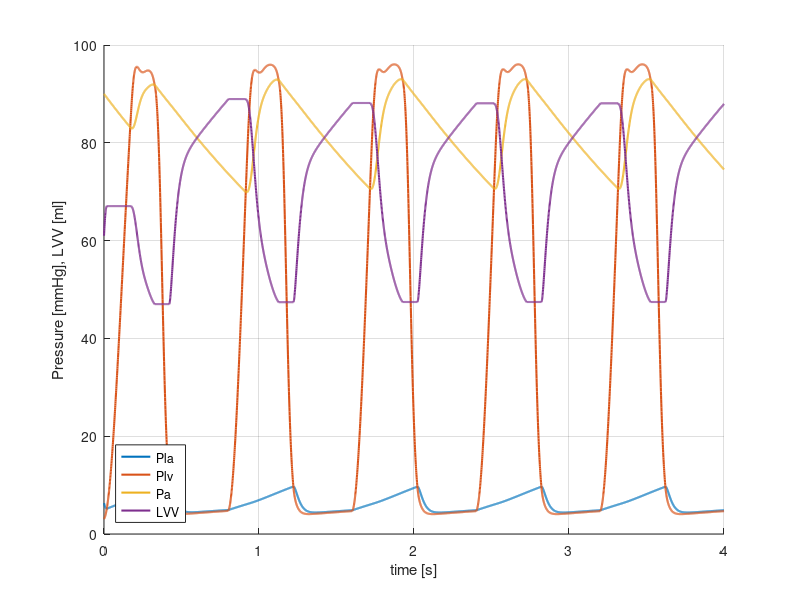
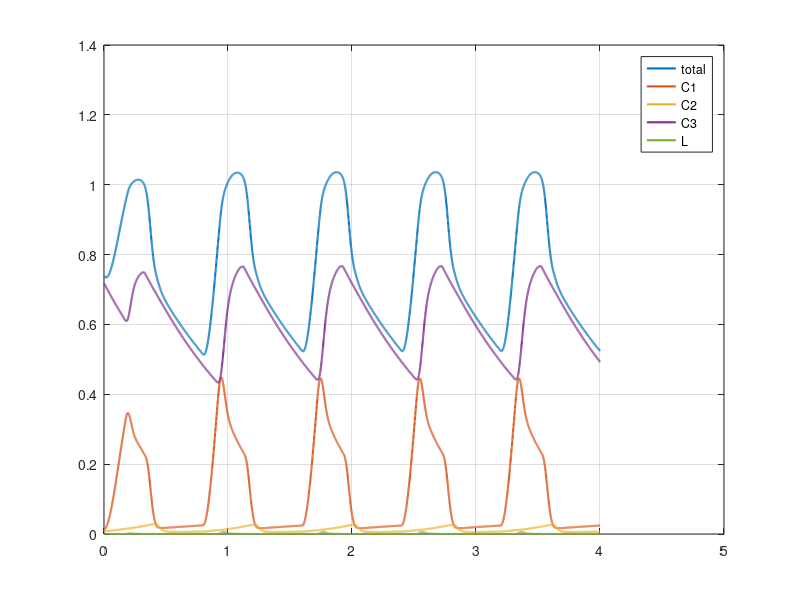

MATLAB code for these plots, in order:
clear;
% main parameters
HR  = 75;  % heart rate
per = 5; % number of simulation periods
mmHg_Pa = 133.322; % for converts

% creating the elastance function
T0 = 2.5; 
nt = 1000; % number of timesteps in a period
tn = linspace(0,T0,nt);
En = 1.55*((tn/0.7).^1.9./(1+(tn/0.7).^1.9)) .* (1./(1+(tn/1.17).^21.9));

% figure;
% plot(tn,En);
% grid on;

% real elastance
Emin = 0.06; % max elastance
Emax = 2.5; % min elastance

E0 = (Emax-Emin)*En + Emin;
t0 = linspace(0,60/HR,nt);
%making periodic
E=[];
t=[];
te=t0(end);
for i=1:per
   E = [E,E0];
   if(i==1)
       t=t0;
   else
       t = [t,t0+max(t)];
   end
end
E=[E,E(1)];
t=[t,max(t)+t(2)];

% convert E
E = E * mmHg_Pa * 1000 * 1000;

% figure;
% plot(t,E);
% grid on;

% parameters
R1 = 1.5; % mmHg s / ml   0.5-2.0
R2 = 0.005; % mmHg s / ml
R3 = 0.001; % 0.001 mmHg s / ml
R4 = 0.0398; % mmHg s / ml
% C1 = 1/E(1); % ml / mmHg
C2 = 4.4; % ml / mmHg
C3 = 1.33; % ml / mmHg
L = 0.0005; % mmHg s2 / ml
V0 = 10; % cm3

% converting to SI
R1 = R1 * mmHg_Pa*1000*1000; % Pa/m3
R2 = R2 * mmHg_Pa*1000*1000; % Pa/m3
R3 = R3 * mmHg_Pa*1000*1000; % Pa/m3
R4 = R4 * mmHg_Pa*1000*1000; % Pa/m3
% C1 = C1; % m3/Pa
C2 = C2 / mmHg_Pa/1000/1000; % m3/Pa
C3 = C3 / mmHg_Pa/1000/1000; % m3/Pa
L = L * mmHg_Pa*1000*1000; % Pas2/m3
V0 = V0 /1000/1000; % m3

% initial conditions
LVV0 = 61; % ml
Pla0 = 6.318; %6.318; %6.318; % mmHg
% Pa0 = 46; %45.891 ; % mmHg
qa0 = 0; % m3/s
Plv0 = E(1)*(LVV0/1000/1000-V0)/mmHg_Pa; % mmHg
Pa0 = 90; %45.891 ; % mmHg

LVV = zeros(1,nt*per+1); LVV(1) = LVV0;
Pla = zeros(1,nt*per+1); Pla(1) = Pla0;
Pa = zeros(1,nt*per+1); Pa(1) = Pa0;
qa = zeros(1,nt*per+1); qa(1) = qa0;
Plv = zeros(1,nt*per+1); Plv(1) = Plv0;
EC1 = zeros(1,nt*per+1);
EC2 = zeros(1,nt*per+1);
EC3 = zeros(1,nt*per+1);
EL  = zeros(1,nt*per+1);
Ener = zeros(1,nt*per+1);

z = zeros(4,nt*per+1);
z(:,1) = [LVV0/1000/1000-V0; Pla0* mmHg_Pa; Pa0* mmHg_Pa; qa0];

% energy of the system in SI
EC1(1) = .5*E(1)*z(1,1)^2;
EC2(1) = .5*C2*z(2,1)^2;
EC3(1) = .5*C3*z(3,1)^2;
EL(1)  = .5*L*z(4,1)^2;
Ener(1) = EC1(1) + EC2(1) + EC3(1) + EL(1);

% ejection
Ae = [0,0,0,-1;0,-1/R1/C2,1/R1/C2,0;0,1/R1/C3,-1/R1/C3,1/C3;E(1)/L,0,-1/L,-(R3+R4)/L];

% filling
Af = [-E(1)/R2,1/R2,0,0;E(1)/R2/C2,-(R1+R2)/R1/R2/C2,1/R1/C2,0;0,1/R1/C3,-1/R1/C3,0;0,0,0,0];

% relaxation
Ar = [0,0,0,0;0,-1/R1/C2,1/R1/C2,0;0,1/R1/C3,-1/R1/C3,0;0,0,0,0];

fig1=figure;
hold on; grid on;
% calculation
for i=1:nt*per
    
    % ejection
    if(Plv(i)>Pa(i) && Plv(i)>Pla(i))
        z(:,i+1) = z(:,i) + (t(i+1)-t(i))*Ae*z(:,i);
%         disp('eject');
    end
    
    % filling
    if(Plv(i)<Pa(i) && Plv(i)<Pla(i))
        z(:,i+1) = z(:,i) + (t(i+1)-t(i))*Af*z(:,i);
%          disp('fill');
    end
     
    % relaxation
    if(Plv(i)<Pa(i) && Plv(i)>Pla(i))
        z(:,i+1) = z(:,i) + (t(i+1)-t(i))*Ar*z(:,i);
%         disp('relax');
    end
    
    % matrix update
    Ae(4,1) = E(i+1)/L;
    Af(1,1) = -E(i+1)/R2;
    Af(2,1) = E(i+1)/R2/C2;
    
    % field var save
    LVV(i+1) = (z(1,i+1)+V0)*1000*1000; % ml
    Pla(i+1) = z(2,i+1)/mmHg_Pa; % mmHg
    Pa(i+1) = z(3,i+1)/mmHg_Pa; % mmHg
    qa(i+1) = z(4,i+1)*1000*1000; % ml
    Plv(i+1) = E(i+1)*z(1,i+1)/mmHg_Pa; % mmHg
    
    % energy of the system in SI
    EC1(i+1) = .5*E(i+1)*z(1,i+1)^2;
    EC2(i+1) = .5*C2*z(2,i+1)^2;
    EC3(i+1) = .5*C3*z(3,i+1)^2;
    EL(i+1)  = .5*L*z(4,i+1)^2;
    Ener(i+1) = EC1(i+1) + EC2(i+1) + EC3(i+1) + EL(i+1);
    
    % PLOT
%     if(mod(i,100 )==0)
%         cla;
%         plot(t(1:i),Pla(1:i));
%         grid on; hold on; 
%         plot(t(1:i),Plv(1:i));
%         plot(t(1:i),Pa(1:i));
%         legend('Pla','Plv','Pa');
%         pause;
%     end
end

% cla;
plot(t(1:i),Pla(1:i),'linewidth',1.5);
grid on; hold on; 
plot(t(1:i),Plv(1:i),'linewidth',1.5);
plot(t(1:i),Pa(1:i),'linewidth',1.5);
plot(t(1:i),LVV(1:i),'linewidth',1.5);
legend('Pla','Plv','Pa','LVV','location','southwest');
xlabel('time [s]');
ylabel('Pressure [mmHg], LVV [ml]');

% fig2=figure;
% plot(LVV(end-nt:end),Plv(end-nt:end),'linewidth',1.5);
% grid on
% xlabel('LVV [ml]');
% ylabel('Plv [mmHg]');

% saveas(fig1,'time-pressure.png','png');
% saveas(fig2,'lvv-plv.png','png');

% energy of elastance capacitor
% E = E / mmHg_Pa / 1e6;
% Ec = .5*1./E.*Plv.^2;

% fig3=figure;
% plot(t,Ec);
% % plot(t,1./E);
% % yyaxis right
% % plot(t,Plv);
% grid on;


fig4 = figure;
plot(t,Ener,'linewidth',1.5);
grid on
hold on
plot(t,EC1,'linewidth',1.5);
plot(t,EC2,'linewidth',1.5);
plot(t,EC3,'linewidth',1.5);
plot(t,EL,'linewidth',1.5);
legend('total','C1','C2','C3','L');



